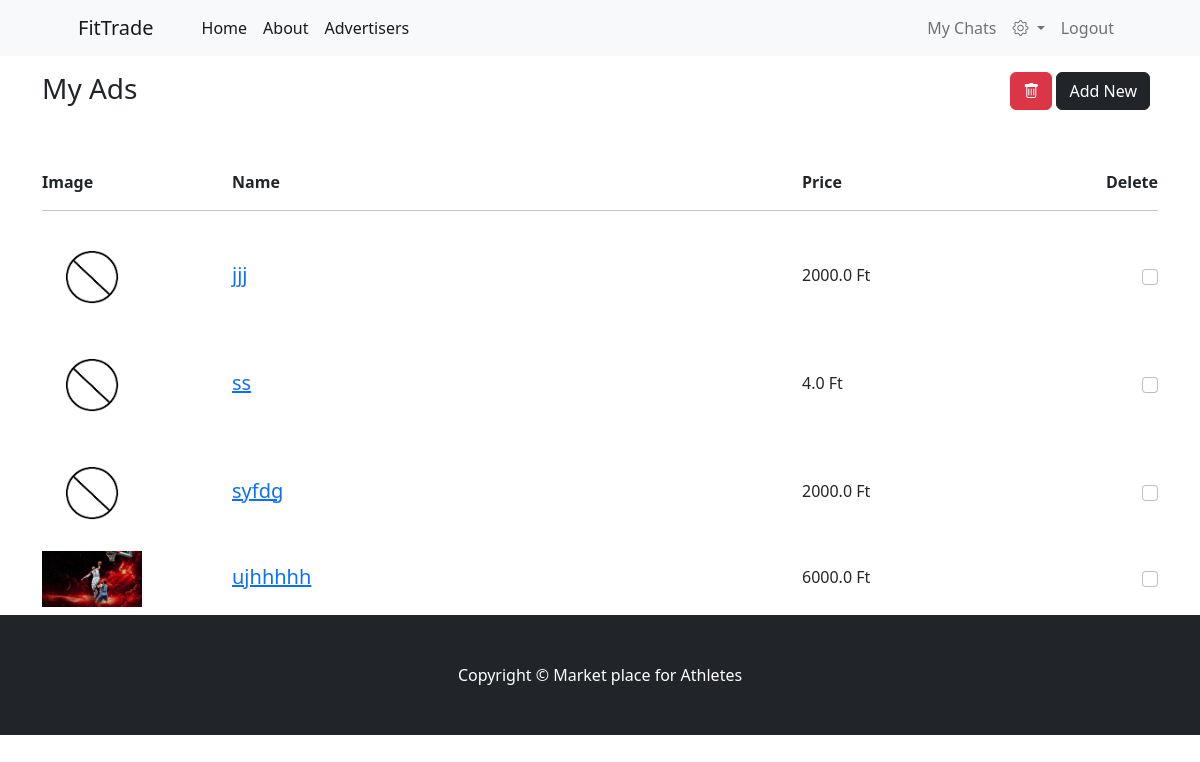
The app's page /members/my-ads/ (signed in), older data.
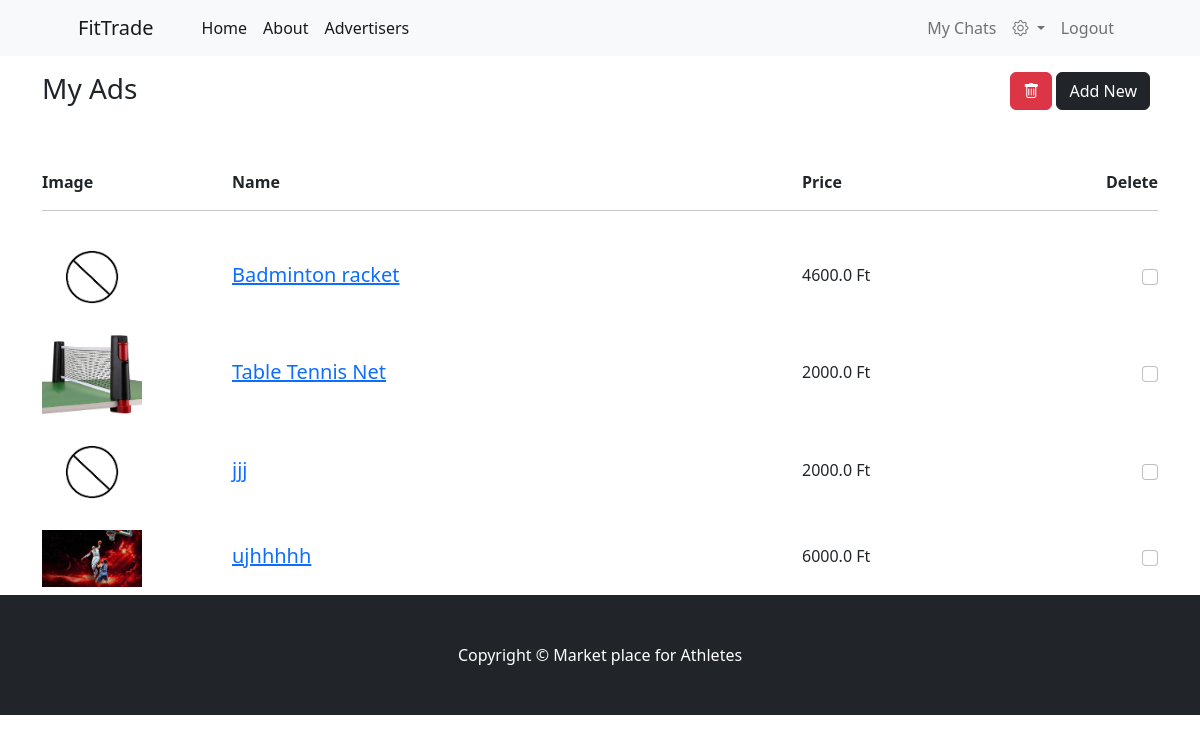
The same page, newer data.
### items/models.py (models this page shows, shortened)
class Item(models.Model):
    name = models.CharField(null=False, blank=False, max_length=300)
    sport = models.ForeignKey(Sport, related_name='items', on_delete=models.CASCADE)
    advertiser = models.ForeignKey(Profile, related_name='items', on_delete=models.CASCADE)
    description = models.TextField(null = True, blank= True, max_length=5000)
    price = models.FloatField(blank=False)
    createdate = models.DateField(null= True, blank=True)
    sold = models.BooleanField(default=False)
    image = models.ImageField(upload_to='uploads/item/', default='uploads/item/noimage.png')
    condition = models.ForeignKey(ItemCondition, related_name='items', on_delete=models.CASCADE)
    class Meta:
        ordering = ['name']

### members/views.py (the view)
# urls.py: path('my-ads/', views.my_ads, name='my_ads' ),
@login_required
def my_ads(request):
    user_profile = request.user.profile
    user_items = Item.objects.filter(advertiser=user_profile)
    if request.method == "POST":
        item_ids = request.POST.getlist('item_ids')
        if item_ids:
            Item.objects.filter(id__in=item_ids, advertiser=user_profile).delete()
            messages.success(request, "Selected items were deleted successfully.")
        return redirect('my_ads')
    return render(request, 'my_ads.html', {'user_items': user_items})

### members/templates/my_ads.html (shortened to what this page needs)
{% extends 'base.html' %}
{% block content %}
<div class="container">
    <div class="col-12">
        <div class="d-flex justify-content-between mt-3">
            <h3 class="h3 mb-3 fw-normal">My Ads</h3>
            <div>
                <button type="submit" form="delete-form" class="btn btn-danger" title="Delete Selected">
                    <i class="bi bi-trash"></i>
                </button>
                <a href="{% url 'addlisting' %}" class="btn btn-dark me-2">Add New</a>
            </div>
        </div>
        <form id="delete-form" method="POST" action="{% url 'my_ads' %}">
            {% if user_items %}
            <br></br>
            <div class="row fw-bold mb-2">
                <div class="col-2">Image</div>
                <div class="col-6">Name</div>
                <div class="col-2">Price</div>
                <div class="col-2 text-end">Delete</div>
            </div>
            <hr>
            {% for item in user_items %}
            <div class="row align-items-center mb-2">
                <div class="col-2">
                    <img src="{{ item.image.url }}" alt="{{ item.name }}" class="img-fluid" style="max-width: 100px;" />
                </div>
                <div class="col-6">
                    <a href="{% url 'edit_item' item.id %}">
                        <h5 class="mb-1">{{ item.name }}</h5>
                    </a>
                </div>
                <div class="col-2">
                    <p class="mb-1">{{ item.price }} Ft</p>
                </div>
                <div class="col-2 text-end">
                    <input type="checkbox" name="item_ids" value="{{ item.id }}" class="form-check-input">
                </div>
            </div>
            {% endfor %}
            {% else %}
            <p>You have no ads yet.</p>
            {% endif %}
        </form>
    </div>
</div>
{% endblock %}

### members/templates/base.html (shortened to what this page needs)
{% load static %}
<!DOCTYPE html>
<html lang="en">
    <head>
        <link href="https://cdn.jsdelivr.net/npm/bootstrap-icons@1.5.0/font/bootstrap-icons.css" rel="stylesheet" />
        <link href="{% static 'css/styles.css' %}" rel="stylesheet" />
    </head>
    <body>
        {% include 'navbar.html' %}
        {% block content %}
        {% endblock %}
        <footer class="py-5 bg-dark">
            <div class="container"><p class="m-0 text-center text-white">Copyright &copy; Market place for Athletes</p></div>
        </footer>
    </body>
</html>

### members/templates/navbar.html (shortened to what this page needs)
<nav class="navbar navbar-expand-lg navbar-light bg-light">
    <div class="container px-4 px-lg-5">
        <a class="navbar-brand" href="{% url 'home' %}">FitTrade</a>
        <div class="collapse navbar-collapse" id="navbarSupportedContent">
            <ul class="navbar-nav me-auto mb-2 mb-lg-0 ms-lg-4">
                <li class="nav-item"><a class="nav-link active" aria-current="page" href="{% url 'home' %}">Home</a></li>
                <li class="nav-item"><a class="nav-link active" aria-current="page" href="{% url 'about' %}">About</a></li>
                <li class="nav-item"><a class="nav-link active" aria-current="page" href="{% url 'advertisers' %}">Advertisers</a></li>
            </ul>
            <ul class="navbar-nav ms-auto mb-2 mb-lg-0">
                {% if user.is_authenticated %}
                <li class="nav-item"><a class="nav-link" href="{% url 'room' %}">My Chats</a></li>
                <li class="nav-item dropdown">
                    <a class="nav-link dropdown-toggle" href="#" id="userSettingsDropdown" role="button" data-bs-toggle="dropdown" aria-expanded="false">
                        <i class="bi bi-gear"></i>
                    </a>
                </li>
                    <li class="nav-item">
                        <a class="nav-link" href="{% url 'logout' %}">Logout</a>
                    </li>
                {% endif %}
            </ul>
        </div>
    </div>
</nav>

Row changes from the older to the newer data that the page shows:
changed Item: name "ss" → "Badminton racket"; price "4.0" → "4600.0"
changed Item: image: picture added in place of a placeholder; name "syfdg" → "Table Tennis Net"
shown differently, row unchanged: Item "jjj": moves down the list
